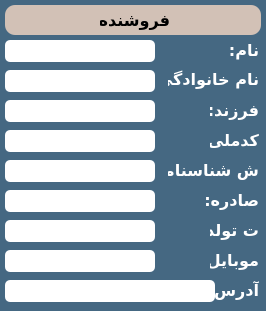
    <widget class="QFrame" name="deal_frame_4">
     <property name="geometry">
      <rect>
       <x>829</x>
       <y>45</y>
       <width>266</width>
       <height>311</height>
      </rect>
     </property>
     <property name="autoFillBackground">
      <bool>false</bool>
     </property>
     <property name="styleSheet">
      <string notr="true">background-color: #456882;
border-radius: 10px;</string>
     </property>
     <property name="frameShape">
      <enum>QFrame::Shape::StyledPanel</enum>
     </property>
     <property name="frameShadow">
      <enum>QFrame::Shadow::Raised</enum>
     </property>
     <widget class="QFrame" name="frame_3">
      <property name="geometry">
       <rect>
        <x>5</x>
        <y>5</y>
        <width>256</width>
        <height>30</height>
       </rect>
      </property>
      <property name="styleSheet">
       <string notr="true">background-color: #D2C1B6;</string>
      </property>
      <property name="frameShape">
       <enum>QFrame::Shape::StyledPanel</enum>
      </property>
      <property name="frameShadow">
       <enum>QFrame::Shadow::Raised</enum>
      </property>
      <widget class="QLabel" name="label_4">
       <property name="geometry">
        <rect>
         <x>95</x>
         <y>0</y>
         <width>70</width>
         <height>30</height>
        </rect>
       </property>
       <property name="font">
        <font>
         <family>Pelak</family>
         <pointsize>12</pointsize>
         <bold>true</bold>
        </font>
       </property>
       <property name="styleSheet">
        <string notr="true"/>
       </property>
       <property name="text">
        <string>فروشنده</string>
       </property>
      </widget>
     </widget>
     <widget class="QLabel" name="label_8">
      <property name="geometry">
       <rect>
        <x>210</x>
        <y>40</y>
        <width>49</width>
        <height>20</height>
       </rect>
      </property>
      <property name="font">
       <font>
        <family>IRANSansDN</family>
        <pointsize>12</pointsize>
        <bold>true</bold>
       </font>
      </property>
      <property name="styleSheet">
       <string notr="true">color: rgb(255, 255, 255);</string>
      </property>
      <property name="text">
       <string>نام: </string>
      </property>
     </widget>
     <widget class="QLabel" name="label_9">
      <property name="geometry">
       <rect>
        <x>168</x>
        <y>69</y>
        <width>91</width>
        <height>21</height>
       </rect>
      </property>
      <property name="font">
       <font>
        <family>IRANSansDN</family>
        <pointsize>12</pointsize>
        <bold>true</bold>
       </font>
      </property>
      <property name="styleSheet">
       <string notr="true">color: rgb(255, 255, 255);</string>
      </property>
      <property name="text">
       <string>نام خانوادگی:</string>
      </property>
     </widget>
     <widget class="QLabel" name="label_10">
      <property name="geometry">
       <rect>
        <x>210</x>
        <y>100</y>
        <width>49</width>
        <height>20</height>
       </rect>
      </property>
      <property name="font">
       <font>
        <family>IRANSansDN</family>
        <pointsize>12</pointsize>
        <bold>true</bold>
       </font>
      </property>
      <property name="styleSheet">
       <string notr="true">color: rgb(255, 255, 255);</string>
      </property>
      <property name="text">
       <string>فرزند:</string>
      </property>
     </widget>
     <widget class="QLabel" name="label_11">
      <property name="geometry">
       <rect>
        <x>210</x>
        <y>130</y>
        <width>49</width>
        <height>20</height>
       </rect>
      </property>
      <property name="font">
       <font>
        <family>IRANSansDN</family>
        <pointsize>12</pointsize>
        <bold>true</bold>
       </font>
      </property>
      <property name="styleSheet">
       <string notr="true">color: rgb(255, 255, 255);</string>
      </property>
      <property name="text">
       <string>کدملی:</string>
      </property>
     </widget>
     <widget class="QLabel" name="label_12">
      <property name="geometry">
       <rect>
        <x>168</x>
        <y>160</y>
        <width>91</width>
        <height>20</height>
       </rect>
      </property>
      <property name="font">
       <font>
        <family>IRANSansDN</family>
        <pointsize>12</pointsize>
        <bold>true</bold>
       </font>
      </property>
      <property name="styleSheet">
       <string notr="true">color: rgb(255, 255, 255);</string>
      </property>
      <property name="text">
       <string>ش شناسنامه:</string>
      </property>
     </widget>
     <widget class="QLabel" name="label_13">
      <property name="geometry">
       <rect>
        <x>198</x>
        <y>190</y>
        <width>61</width>
        <height>20</height>
       </rect>
      </property>
      <property name="font">
       <font>
        <family>IRANSansDN</family>
        <pointsize>12</pointsize>
        <bold>true</bold>
       </font>
      </property>
      <property name="styleSheet">
       <string notr="true">color: rgb(255, 255, 255);</string>
      </property>
      <property name="text">
       <string>صادره:</string>
      </property>
     </widget>
     <widget class="QLabel" name="label_14">
      <property name="geometry">
       <rect>
        <x>210</x>
        <y>220</y>
        <width>49</width>
        <height>20</height>
       </rect>
      </property>
      <property name="font">
       <font>
        <family>IRANSansDN</family>
        <pointsize>12</pointsize>
        <bold>true</bold>
       </font>
      </property>
      <property name="styleSheet">
       <string notr="true">color: rgb(255, 255, 255);</string>
      </property>
      <property name="text">
       <string>ت تولد:</string>
      </property>
     </widget>
     <widget class="QLabel" name="label_15">
      <property name="geometry">
       <rect>
        <x>210</x>
        <y>250</y>
        <width>49</width>
        <height>20</height>
       </rect>
      </property>
      <property name="font">
       <font>
        <family>IRANSansDN</family>
        <pointsize>12</pointsize>
        <bold>true</bold>
       </font>
      </property>
      <property name="styleSheet">
       <string notr="true">color: rgb(255, 255, 255);</string>
      </property>
      <property name="text">
       <string>موبایل:</string>
      </property>
     </widget>
     <widget class="QLabel" name="label_16">
      <property name="geometry">
       <rect>
        <x>210</x>
        <y>280</y>
        <width>49</width>
        <height>20</height>
       </rect>
      </property>
      <property name="font">
       <font>
        <family>IRANSansDN</family>
        <pointsize>12</pointsize>
        <bold>true</bold>
       </font>
      </property>
      <property name="styleSheet">
       <string notr="true">color: rgb(255, 255, 255);</string>
      </property>
      <property name="text">
       <string>آدرس:</string>
      </property>
     </widget>
     <widget class="QLineEdit" name="seller_name">
      <property name="geometry">
       <rect>
        <x>5</x>
        <y>40</y>
        <width>150</width>
        <height>22</height>
       </rect>
      </property>
      <property name="styleSheet">
       <string notr="true">background-color: rgb(255, 255, 255);
border-radius: 5px;</string>
      </property>
     </widget>
     <widget class="QLineEdit" name="seller_lname">
      <property name="geometry">
       <rect>
        <x>5</x>
        <y>70</y>
        <width>150</width>
        <height>22</height>
       </rect>
      </property>
      <property name="styleSheet">
       <string notr="true">background-color: rgb(255, 255, 255);
border-radius: 5px;</string>
      </property>
     </widget>
     <widget class="QLineEdit" name="seller_father">
      <property name="geometry">
       <rect>
        <x>5</x>
        <y>100</y>
        <width>150</width>
        <height>22</height>
       </rect>
      </property>
      <property name="styleSheet">
       <string notr="true">background-color: rgb(255, 255, 255);
border-radius: 5px;</string>
      </property>
     </widget>
     <widget class="QLineEdit" name="seller_ncode">
      <property name="geometry">
       <rect>
        <x>5</x>
        <y>130</y>
        <width>150</width>
        <height>22</height>
       </rect>
      </property>
      <property name="styleSheet">
       <string notr="true">background-color: rgb(255, 255, 255);
border-radius: 5px;</string>
      </property>
     </widget>
     <widget class="QLineEdit" name="seller_shcode">
      <property name="geometry">
       <rect>
        <x>5</x>
        <y>160</y>
        <width>150</width>
        <height>22</height>
       </rect>
      </property>
      <property name="styleSheet">
       <string notr="true">background-color: rgb(255, 255, 255);
border-radius: 5px;</string>
      </property>
     </widget>
     <widget class="QLineEdit" name="seller_from">
      <property name="geometry">
       <rect>
        <x>5</x>
        <y>190</y>
        <width>150</width>
        <height>22</height>
       </rect>
      </property>
      <property name="styleSheet">
       <string notr="true">background-color: rgb(255, 255, 255);
border-radius: 5px;</string>
      </property>
     </widget>
     <widget class="QLineEdit" name="seller_birth">
      <property name="geometry">
       <rect>
        <x>5</x>
        <y>220</y>
        <width>150</width>
        <height>22</height>
       </rect>
      </property>
      <property name="styleSheet">
       <string notr="true">background-color: rgb(255, 255, 255);
border-radius: 5px;</string>
      </property>
     </widget>
     <widget class="QLineEdit" name="seller_phone">
      <property name="geometry">
       <rect>
        <x>5</x>
        <y>250</y>
        <width>150</width>
        <height>22</height>
       </rect>
      </property>
      <property name="styleSheet">
       <string notr="true">background-color: rgb(255, 255, 255);
border-radius: 5px;</string>
      </property>
     </widget>
     <widget class="QLineEdit" name="seller_adress">
      <property name="geometry">
       <rect>
        <x>5</x>
        <y>280</y>
        <width>210</width>
        <height>22</height>
       </rect>
      </property>
      <property name="styleSheet">
       <string notr="true">background-color: rgb(255, 255, 255);
border-radius: 5px;</string>
      </property>
     </widget>
    </widget>
